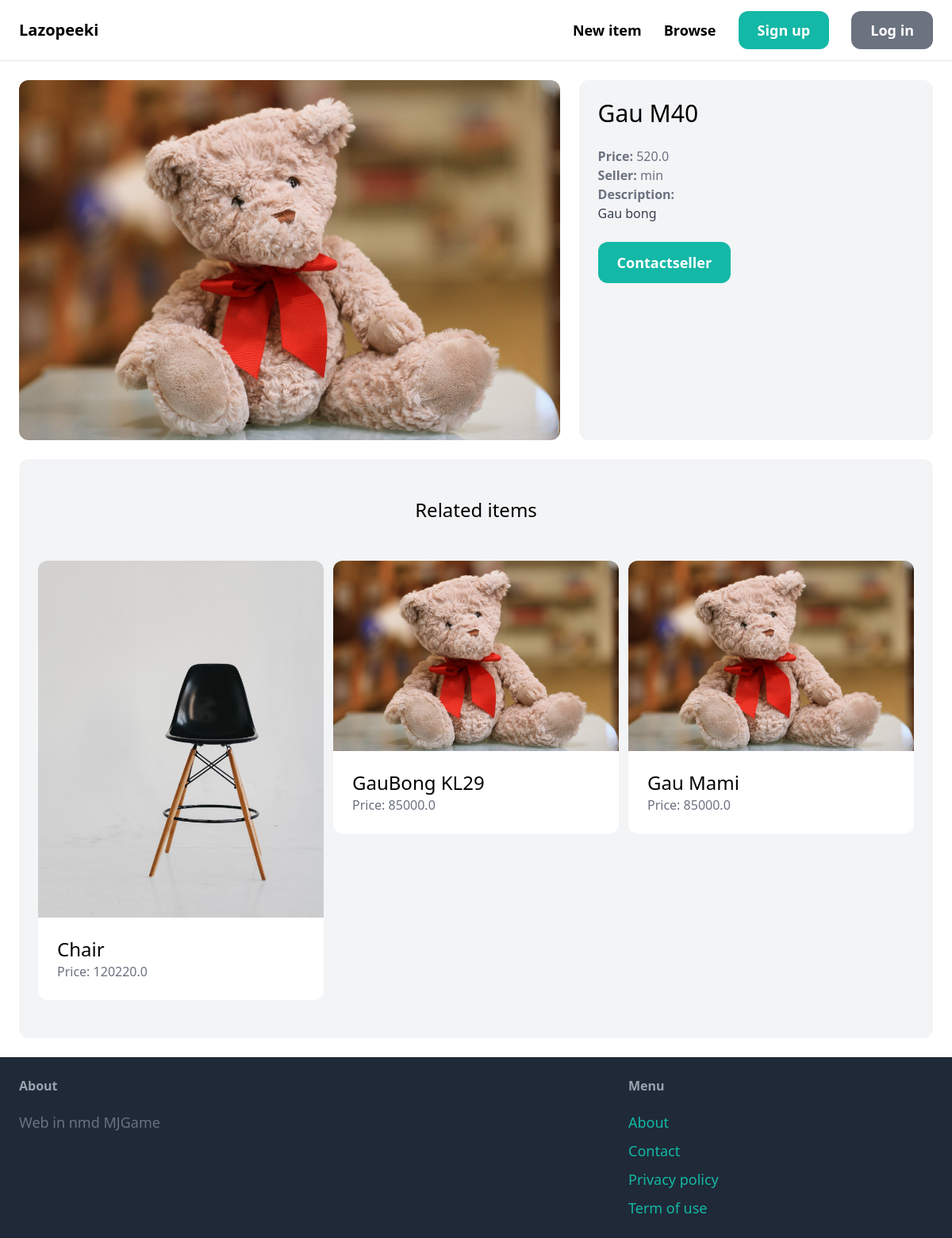
The page /items/7/ on the database its author committed.
### item/models.py (models this page shows, shortened)
class Item(models.Model):
    category = models.ForeignKey(Category, related_name='items', on_delete=models.CASCADE)
    name = models.CharField(max_length=255)
    description = models.TextField(blank=True, null=True)
    price = models.FloatField()
    image = models.ImageField(upload_to='item_images', blank=True, null=True)
    is_sold = models.BooleanField(default=False)
    created_by = models.ForeignKey(User, related_name='items', on_delete=models.CASCADE)
    created_at = models.DateTimeField(auto_now_add=True)

### item/views.py (the view)
# urls.py: path('<int:pk>/', views.detail, name='detail'),
def detail(request, pk):
    item = get_object_or_404(Item, pk=pk)
    related_items = Item.objects.filter(category=item.category, is_sold=False).exclude(pk=pk)[0:3]
    return render(request, 'item/detail.html', {
        'item': item,
        'related_items': related_items
    })

### item/templates/item/detail.html (shortened to what this page needs)
{% extends 'core/base.html' %}
{% block content %}
<div class="grid grid-cols-5 gap-6">
    <div class="col-span-3">
        <img src="{{ item.image.url }}" class="rounded-xl">
    </div>
    <div class="col-span-2 p-6 bg-gray-100 rounded-xl">
        <h1 class="mb-6 text-3xl">{{ item.name }}</h1>
        <p class="text-gray-500"><strong>Price: </strong>{{ item.price }}</p>
        <p class="text-gray-500"><strong>Seller: </strong>{{ item.created_by.username }}</p>
        {% if item.description %}
        <p class="text-gray-700">
            <strong class="text-gray-500">Description:</strong><br>
            {{ item.description }}
        </p>
        {% endif %}
        {% if request.user == item.created_by %}
        <div class="mt-6 p-6 bg-white rounded-xl">
            <p>This is your item!</p>
            <a href="{% url 'item:edit' item.id %}"
                class="inline-block mt-6 px-6 py-3 text-lg font-semibold bg-teal-500 text-white rounded-xl">Edit</a>
            <a href="{% url 'item:delete' item.id %}"
                class="inline-block mt-6 px-6 py-3 text-lg font-semibold bg-red-500 text-white rounded-xl">Delete</a>
        </div>
        {% else %}
        <a href="{% url 'conversation:new' item.id %}"
            class="inline-block mt-6 px-6 py-3 text-lg font-semibold bg-teal-500 text-white rounded-xl hover:bg-teal-700">Contactseller
        </a>
        {% endif %}
    </div>
</div>
<div class="mt-6 px-6 py-12 bg-gray-100 rounded-xl">
    <h2 class="mb-12 text-2xl text-center">Related items</h2>
    <div class="grid grid-cols-3 gap-3">
        {% for item in related_items %}
        <div>
            <a href="{% url 'item:detail' item.id %}">
                <div>
                    <img src="{{ item.image.url }}" class="rounded-t-xl">
                </div>
                <div class="p-6 bg-white rounded-b-xl">
                    <h2 class="text-2xl">{{ item.name }}</h2>
                    <p class="text-gray-500">Price: {{ item.price }}</p>
                </div>
            </a>
        </div>
        {% endfor %}
    </div>
</div>
{% endblock %}

### rows shown on the page
Item: image (picture), name "Gau M40", price "520.0", created_by.username "min", description "Gau bong"
Item: image (picture), name "Chair", price "120220.0"
Item: image (picture), name "GauBong KL29", price "85000.0"
Item: image (picture), name "Gau Mami", price "85000.0"
